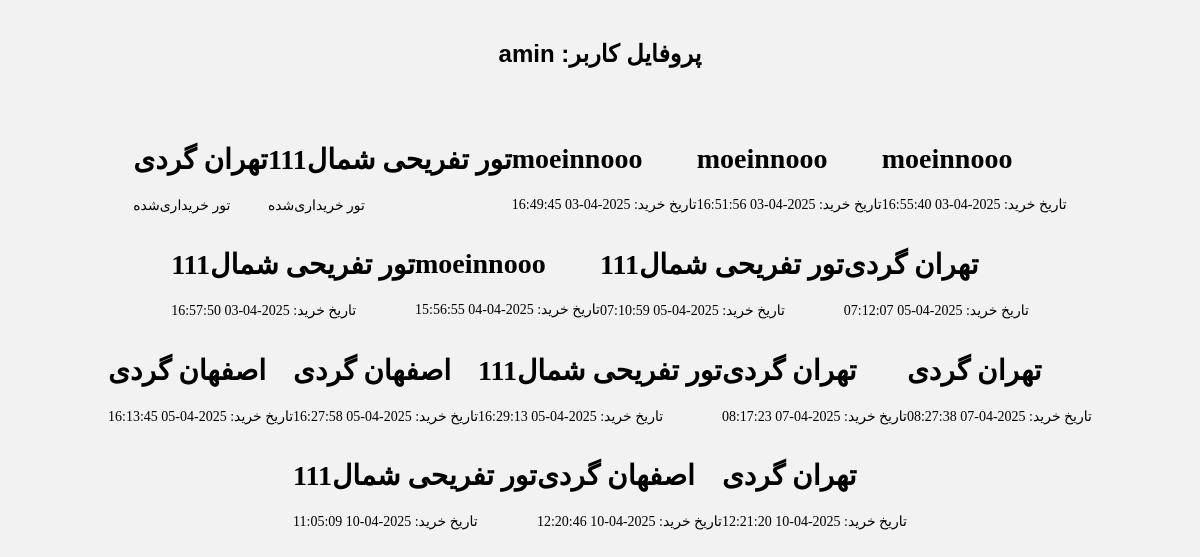
/tour/profile/ (signed in), run on an earlier commit of the app's database.
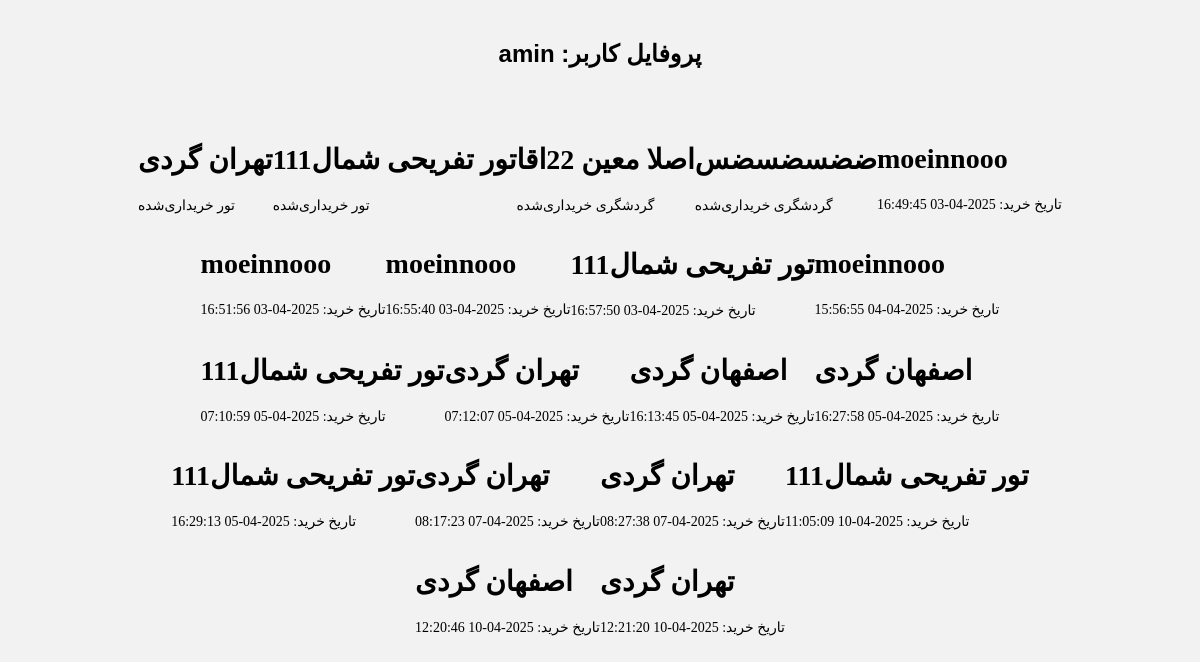
And on a later commit of the database.
### tour/models.py (models this page shows, shortened)
class tour(models.Model):
    title = models.CharField('Title', max_length=50, null=True, blank=True)
    idtour = models.IntegerField(null=True, blank=True)
    firstdistination = models.CharField(max_length=50, null=True, blank=True)
    lastDestination = models.CharField(max_length=50, null=True, blank=True)
    startdate = models.DateField(null=True, blank=True)
    finishdate = models.DateField(null=True, blank=True)
    capacity = models.IntegerField(default=20000, null=True, blank=True,
                                   validators=[MinValueValidator(0)])  # جلوگیری از اعداد منفی
    clas = models.ForeignKey(User, on_delete=models.CASCADE, null=True,
                             related_name='tour_clas')  # اضافه کردن related_name
    image = models.ImageField(upload_to='tourr/', null=True, blank=True)
    price = models.PositiveIntegerField('قیمت', default=1000)  # برای محاسبه هزینه
    TICKET_TYPES = [
        ('bus', 'اتوبوس'),
        ('train', 'قطار'),
    ]
    ticket_type = models.CharField(max_length=10, choices=TICKET_TYPES, default='bus')

class Purchase(models.Model):
    user = models.ForeignKey(User, on_delete=models.CASCADE, related_name='tour_purchases')  # اضافه کردن related_name
    tour = models.ForeignKey(tour, on_delete=models.CASCADE, related_name='tour_purchases')  # اضافه کردن related_name
    purchase_date = models.DateTimeField(auto_now_add=True)

### tourism/models.py (models this page shows, shortened)
class tourism(models.Model):
    title_tourism = models.CharField('Title', max_length=50, null=True, blank=True)
    description = models.CharField(max_length=50, null=True, blank=True)
    firstdistination_tourism = models.CharField(max_length=50, null=True, blank=True)
    lastDestination = models.CharField(max_length=50, null=True, blank=True)
    startdate_tourism = models.DateField(null=True, blank=True)
    capacity_tourism = models.IntegerField(default=20000, null=True, blank=True,
                                           validators=[MinValueValidator(0)])  # جلوگیری از اعداد منفی
    clas = models.ForeignKey(User, on_delete=models.CASCADE, null=True,
                             related_name='tourism_clas')  # اضافه کردن related_name
    image_tourism = models.ImageField(upload_to='tour/', null=True, blank=True)
    price_tourism = models.IntegerField(null=True, blank=True)
    TICKET_TYPES = [
        ('bus', 'اتوبوس'),
        ('train', 'قطار'),
    ]
    ticket_typetourism = models.CharField(max_length=10, choices=TICKET_TYPES, default='bus')

### tour/views.py (the view)
# urls.py: path('profile/', views.profile_view, name='profile_view'),  # URL برای پروفایل کاربر
@login_required(login_url='accounts/signup/')
def profile_view(request):
    user = request.user
    profile, created = Profile.objects.get_or_create(user=user)
    tours = profile.tours.all()
    tourisms = profile.tourisms.all()  # اضافه کردن گردشگری‌ها
    purchases = Purchase.objects.filter(user=user)
    available_tours = tour.objects.all()
    return render(request, 'tour/profile_view.html', {
        'user': user,
        'purchases': purchases,
        'available_tours': available_tours,
        'tours': tours,
        'tourisms': tourisms  # ارسال گردشگری‌ها به قالب
    })

### tour/templates/tour/profile_view.html (shortened to what this page needs)
<!DOCTYPE html>
<html lang="en">
<head>
</head>
<body>
    <h1 class="title">{{ user.username }} :پروفایل کاربر</h1>
    <div id="app" class="container">
        {% for tour_item in tours %}
        <card data-image="{{ tour_item.image.url }}">
            <h1 slot="header">{{ tour_item.title }}</h1>
            <p slot="content">تور خریداری‌شده</p>
        </card>
        {% endfor %}
        {% for tourism_item in tourisms %}
        <card data-image="{{ tourism_item.image.url }}">
            <h1 slot="header">{{ tourism_item.title_tourism }}</h1>
            <p slot="content">گردشگری خریداری‌شده</p>
        </card>
        {% endfor %}
        {% for purchase in purchases %}
        <card data-image="{{ purchase.tour.image.url }}">
            <h1 slot="header">{{ purchase.tour.title }}</h1>
            <p slot="content">تاریخ خرید: {{ purchase.purchase_date|date:"Y-m-d H:i:s" }}</p>
        </card>
        {% endfor %}
    </div>
</body>
</html>

What changed in the data, as far as the page shows it:
now on this page (row edited): tourism: title_tourism "اصلا معین 22اقا"
now on this page (row edited): tourism: title_tourism "ضضسضسضس"
